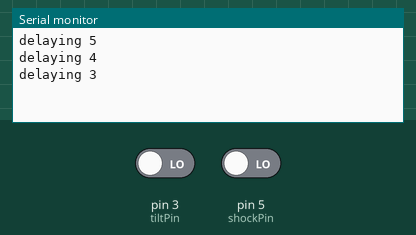
A sketch run on a simulated Arduino Uno, built with avr-gcc and run on an emulated ATmega328P. On the bench: the last lines printed to the serial monitor. Inputs (shaded band) come from the test bench; at power-on: pin 3 (tiltPin) LOW, pin 5 (shockPin) LOW.

Above: at 2.8 s.
2.9 s: pin 3 (tiltPin) driven HIGH
At 5.8 s:
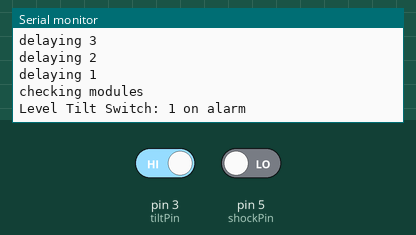
6.5 s: pin 3 (tiltPin) driven LOW
At 7.8 s:
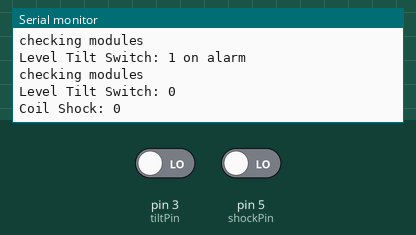
8.5 s: pin 5 (shockPin) driven HIGH
At 9.8 s:
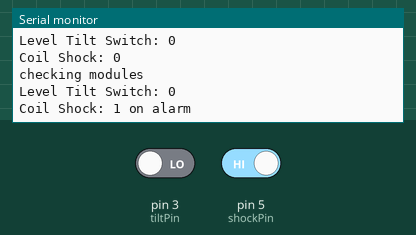
Timing chart, 0 to 11.5 s (numbered marks = the images above; inputs shaded):
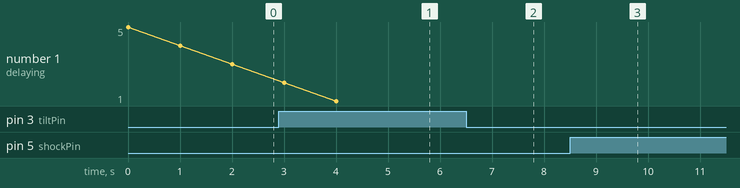

Measured:
- after the input at 2.9 s, the serial monitor: prints a new line after 2.1 s (image 1)
- after the input at 6.5 s, the serial monitor: prints a new line after 0.52 s (image 2)
- after the input at 8.5 s, the serial monitor: prints a new line after 0.55 s (image 3)

The sketch:

sensor1.ino
```cpp
// sensor array #1: orientation sensors

// libraries
#include <Wire.h>

// setup system
int systat, setAlarm = 0;
int alarmCounter = 5; // cycles to delay checking
#define i2cAdd  10 // i2c address

// pin registry
const int tiltPin = 3;
const int shockPin = 5;


// component registry
#include "./modules/singleDigitalPin.h" // a generic way to add sensors that uses a single digital pin

// alarm Protocol
void initAlarm(){

}
void doAlarm(){
	Serial.println("On alarm !!!");
}

// modules
void initModules(){
	initDigital(tiltPin);
	initDigital(shockPin);
}
void checkModules(){
	systat = checkDigital(tiltPin);
	Serial.print("Level Tilt Switch: ");
	Serial.print(systat);
	if(systat == HIGH){
		Serial.print(" on alarm");
		setAlarm = 11;
	}else{
    setAlarm = 0;
	}
	Serial.println(" ");

	if(setAlarm == 0){
	  systat = checkDigital(shockPin);
	  Serial.print("Coil Shock: ");
	  Serial.print(systat);
	  if(systat == HIGH){
		  Serial.print(" on alarm");
		  setAlarm = 12;
		  //doAlarm();
	  }else{
      setAlarm = 0;
	  }
	  Serial.println(" ");
	}


}
////////////////////////////////////////////////////
// main functions
void setup(){
	Wire.begin(i2cAdd);
	Wire.onRequest(i2cRequest);
	Serial.begin(9600);
	initAlarm();
	initModules();
}
void i2cRequest(){
	Serial.print("Sending: ");
	Serial.println(setAlarm);
	Wire.write(setAlarm);
}

void loop(){
	//if(setAlarm == LOW){
		if(alarmCounter > 0){
			Serial.print("delaying ");
			Serial.println(alarmCounter);

			systat = checkDigital(tiltPin);
			systat = checkDigital(shockPin);
			alarmCounter--;
		}else{
			Serial.println("checking modules");
			checkModules();
		}
	//}
	delay(1000);
}
```

singleDigitalPin.h
```cpp
// setup and check a sensor that uses a single digital pin as input

void initDigital(int dPin){
	pinMode(dPin,INPUT);
}

int checkDigital(int dPin){
	return digitalRead(dPin);
}
```
